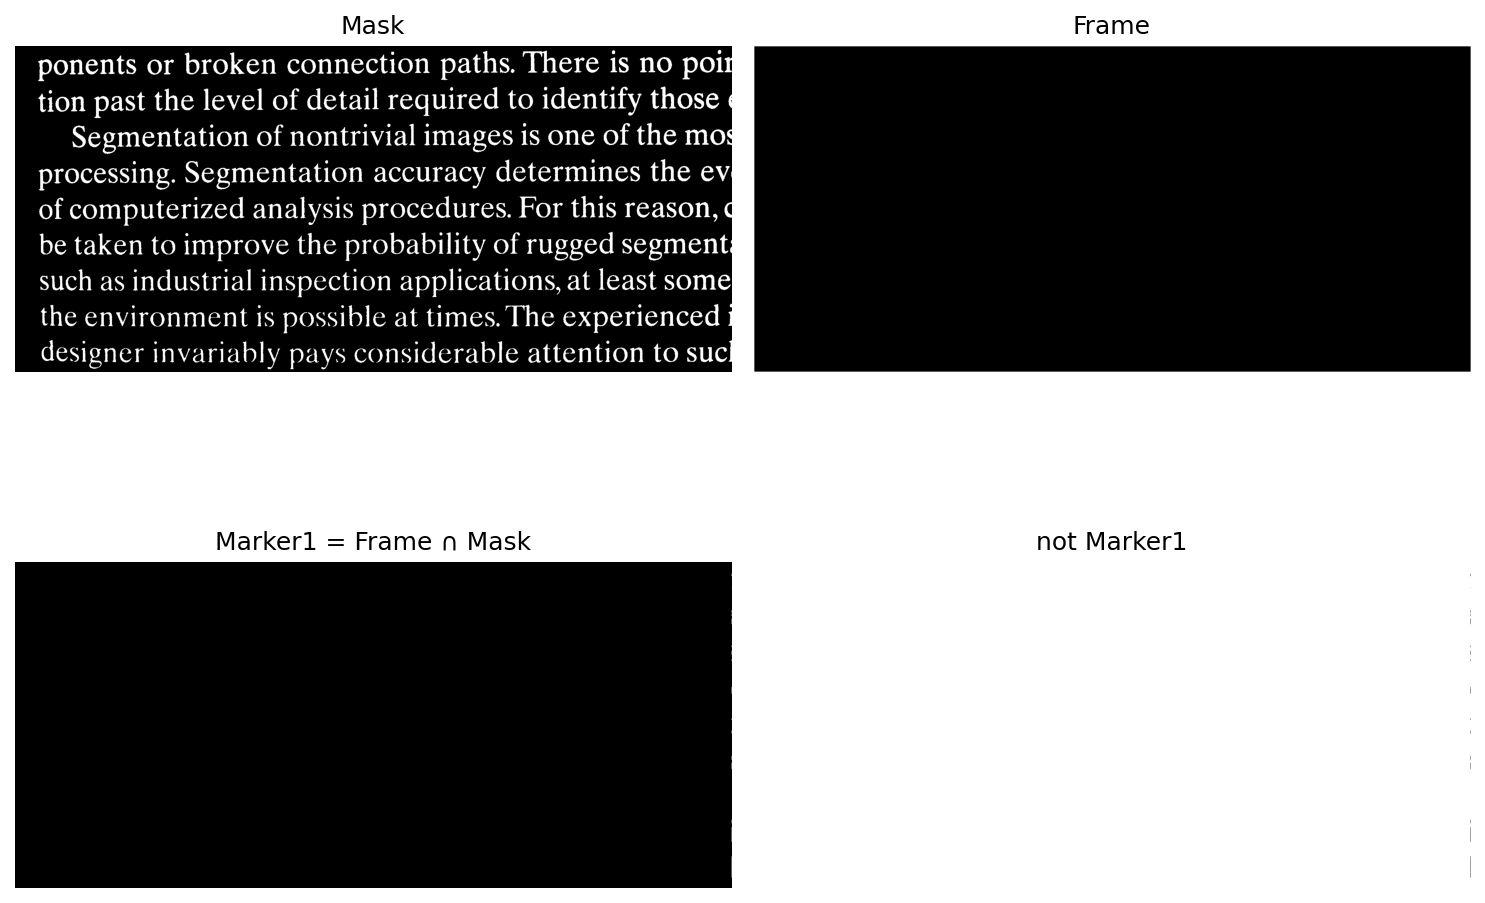

This figure's Python source:
import numpy as np
import matplotlib.pyplot as plt
from skimage.io import imread
from PIL import Image
import sys
from pathlib import Path
import ia870 as ia
from libDIPUM.data_path import dip_data

# %% Figure933
# Hole closing without marker 9.5-28, 9.5-29

# %% Init
Fig = 1

# %% Data
img_name = dip_data('text-image.tif')
Mask = imread(img_name)

if Mask.ndim == 3:
    Mask = Mask[..., 0]
Mask = Mask > 0

MaskC = ia.ianeg(Mask)

# %% Marker
Frame = np.zeros_like(Mask, dtype=bool)
Frame[0, :] = True
Frame[-1, :] = True
Frame[:, 0] = True
Frame[:, -1] = True

Marker1 = ia.iaintersec(Frame, Mask)
Marker2 = ia.iaintersec(np.logical_not(Marker1), Frame)

# %% Reconstruction
Temp = ia.iainfrec(Marker2, MaskC, ia.iasecross(1))
FillHole = ia.ianeg(Temp)

# %% Display (Figure 1)
fig1, ax = plt.subplots(2, 2, figsize=(10, 8), sharex=True, sharey=True, num=Fig)
Fig += 1
ax = ax.ravel()

ax[0].imshow(Mask, cmap='gray')
ax[0].set_title('Mask')
ax[0].axis('off')

ax[1].imshow(Frame, cmap='gray')
ax[1].set_title('Frame')
ax[1].axis('off')

ax[2].imshow(Marker1, cmap='gray')
ax[2].set_title('Marker1 = Frame ∩ Mask')
ax[2].axis('off')

ax[3].imshow(ia.ianeg(Marker1), cmap='gray')
ax[3].set_title('not Marker1')
ax[3].axis('off')

fig1.tight_layout()

# %% Display (Figure 2)
fig2, bx = plt.subplots(2, 2, figsize=(10, 8), sharex=True, sharey=True, num=Fig)
bx = bx.ravel()

bx[0].imshow(ia.iadil(Marker2), cmap='gray')
bx[0].set_title('Marker2 = not(Marker1) and Frame')
bx[0].axis('off')

bx[1].imshow(MaskC, cmap='gray')
bx[1].set_title('Mask complement')
bx[1].axis('off')

bx[2].imshow(Temp, cmap='gray')
bx[2].set_title('Reconstruction by dilation')
bx[2].axis('off')

bx[3].imshow(FillHole, cmap='gray')
bx[3].set_title('Complement of reconstruction')
bx[3].axis('off')

fig2.tight_layout()

# %% Print
fig1.savefig('Figure933.png', dpi=150, bbox_inches='tight')
fig2.savefig('Figure933Bis.png', dpi=150, bbox_inches='tight')

plt.show()
